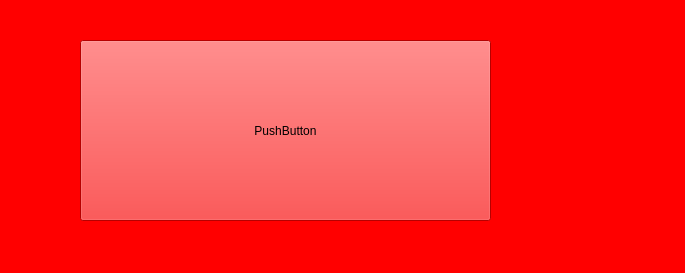
<?xml version="1.0" encoding="UTF-8"?>
<ui version="4.0">
 <class>graphRAM</class>
 <widget class="QWidget" name="graphRAM">
  <property name="geometry">
   <rect>
    <x>0</x>
    <y>0</y>
    <width>685</width>
    <height>273</height>
   </rect>
  </property>
  <property name="windowTitle">
   <string>Form</string>
  </property>
  <property name="styleSheet">
   <string notr="true">background: red</string>
  </property>
  <widget class="QPushButton" name="pushButton">
   <property name="geometry">
    <rect>
     <x>80</x>
     <y>40</y>
     <width>411</width>
     <height>181</height>
    </rect>
   </property>
   <property name="text">
    <string>PushButton</string>
   </property>
  </widget>
 </widget>
 <resources/>
 <connections/>
</ui>
